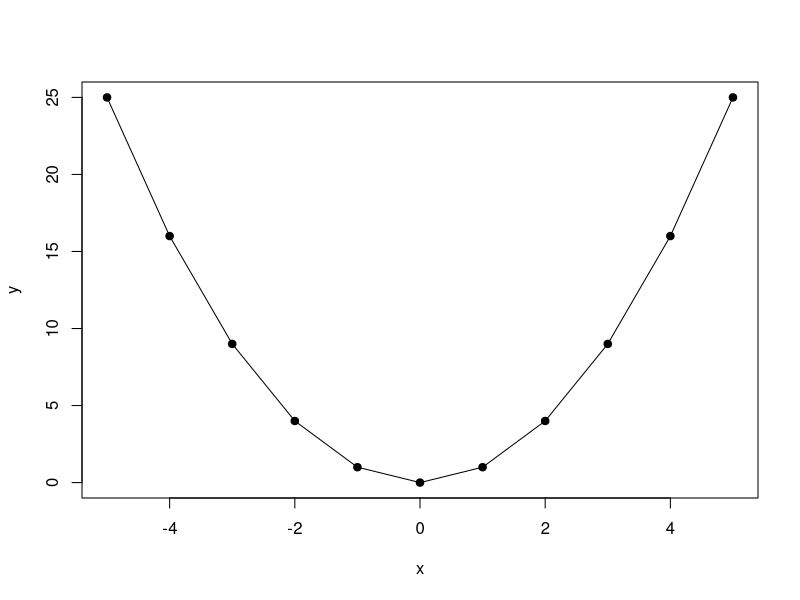
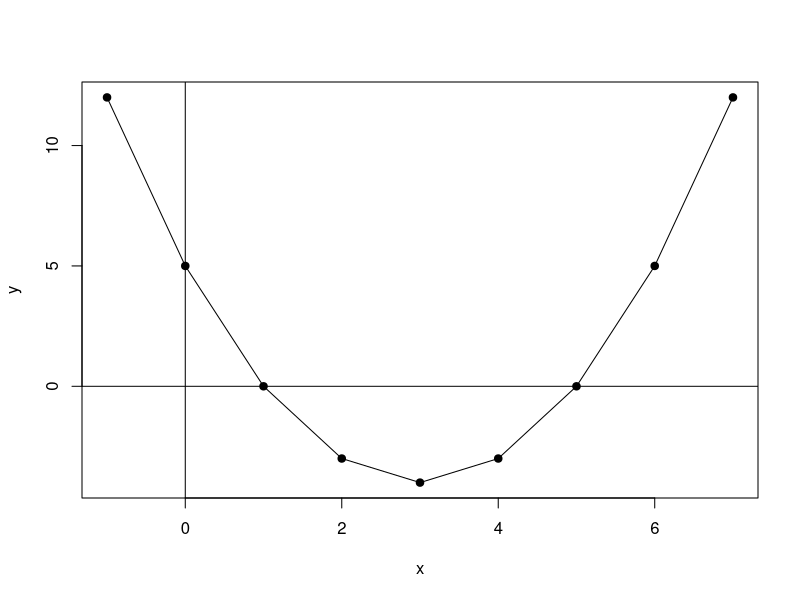
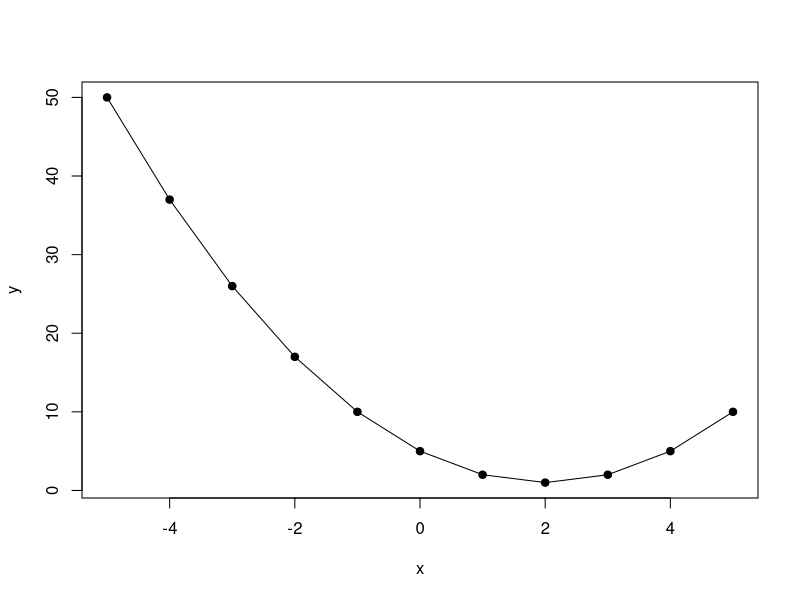
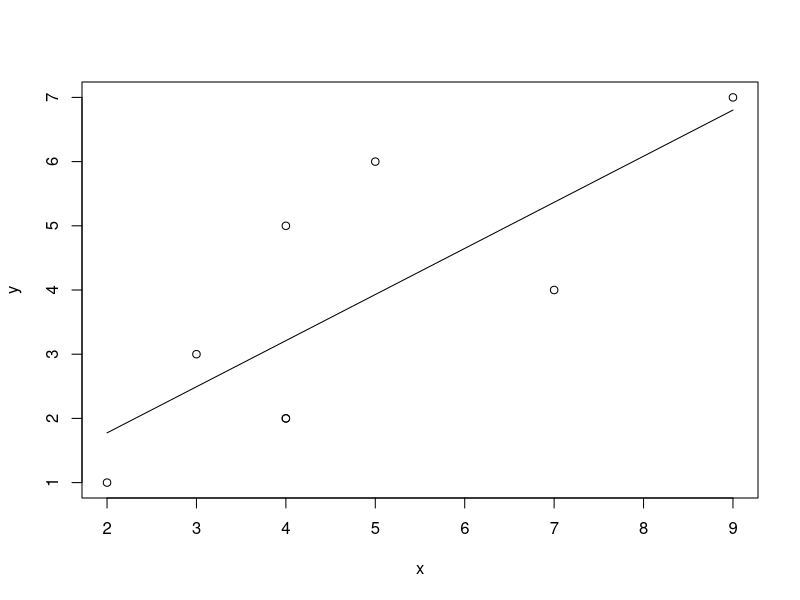

Source code (R) for these figures, in order:
## ---- chunk 1
x <- c(-5:5)
x
y <- x^2
y
plot(x,y, type="o", pch=19)
## ---- chunk 2
x <- c(-1:7)
x
y <- x^2-6*x+5
y
plot(x,y, type="o", pch=19)
abline(h=0,v=0)
## ---- chunk 3
b <- 2*x-6
b
## ---- chunk 4
x <- c(-5:5)
x
y <- x^2-4*x+5
y
plot(x,y, type="o", pch=19)
## ---- chunk 5
x <- c(4,2,4,3,5,7,4,9)
x
y <- c(2,1,5,3,6,4,2,7)
y
## ---- chunk 6
xbar <- mean(x)
xbar
ybar <- mean(y)
ybar
## ---- chunk 7
x.m.xbar <- x-xbar
x.m.xbar
y.m.ybar <- y-ybar
y.m.ybar
## ---- chunk 8
B <- sum((x.m.xbar)*(y.m.ybar))/sum((x.m.xbar)^2)
B
## ---- chunk 9
A <- ybar-B*xbar
A
## ---- chunk 10
plot(x,y)
lines(x,A+B*x)
dev.off()
